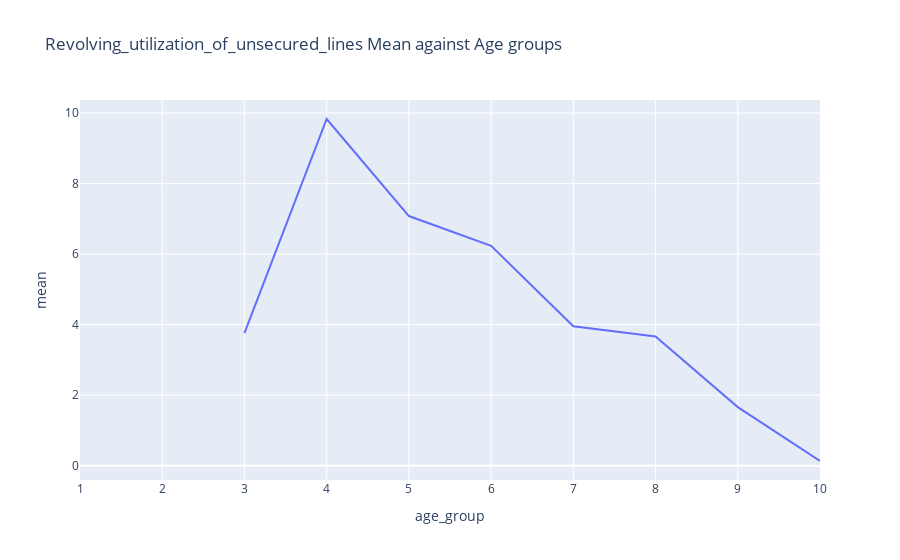

The notebook cell this image was saved under:
### Code cell
tmp = data.groupby('age_group')['revolving_utilization_of_unsecured_lines'].aggregate('mean').reset_index()
df = pd.DataFrame(tmp)
df.columns = ['age_group', 'mean']

fig = px.line(df, x='age_group',y='mean', title="Revolving_utilization_of_unsecured_lines Mean against Age groups")
fig.show()

tmp = data.groupby('age_group')['monthly_income'].aggregate('mean').reset_index()
df = pd.DataFrame(tmp)
df.columns = ['age_group', 'mean']

fig = px.line(df, x='age_group',y='mean', title="Monthly Income Mean against Age groups")
fig.show()

### Figure 1 — Plotly figure (JSON) as saved in the notebook; plotly's stock layout.template omitted (floating-point values rounded to 4 significant figures)
{"data": [{"hovertemplate": "age_group=%{x}<br>mean=%{y}<extra></extra>", "legendgroup": "", "line": {"color": "#636efa", "dash": "solid"}, "mode": "lines", "name": "", "orientation": "v", "showlegend": false, "type": "scatter", "x": ["1", "2", "3", "4", "5", "6", "7", "8", "9", "10"], "xaxis": "x", "y": [null, null, 3.761, 9.832, 7.08, 6.234, 3.956, 3.667, 1.661, 0.133], "yaxis": "y"}], "layout": {"legend": {"tracegroupgap": 0}, "title": {"text": "Revolving_utilization_of_unsecured_lines Mean against Age groups"}, "xaxis": {"anchor": "y", "domain": [0, 1], "title": {"text": "age_group"}}, "yaxis": {"anchor": "x", "domain": [0, 1], "title": {"text": "mean"}}}}
